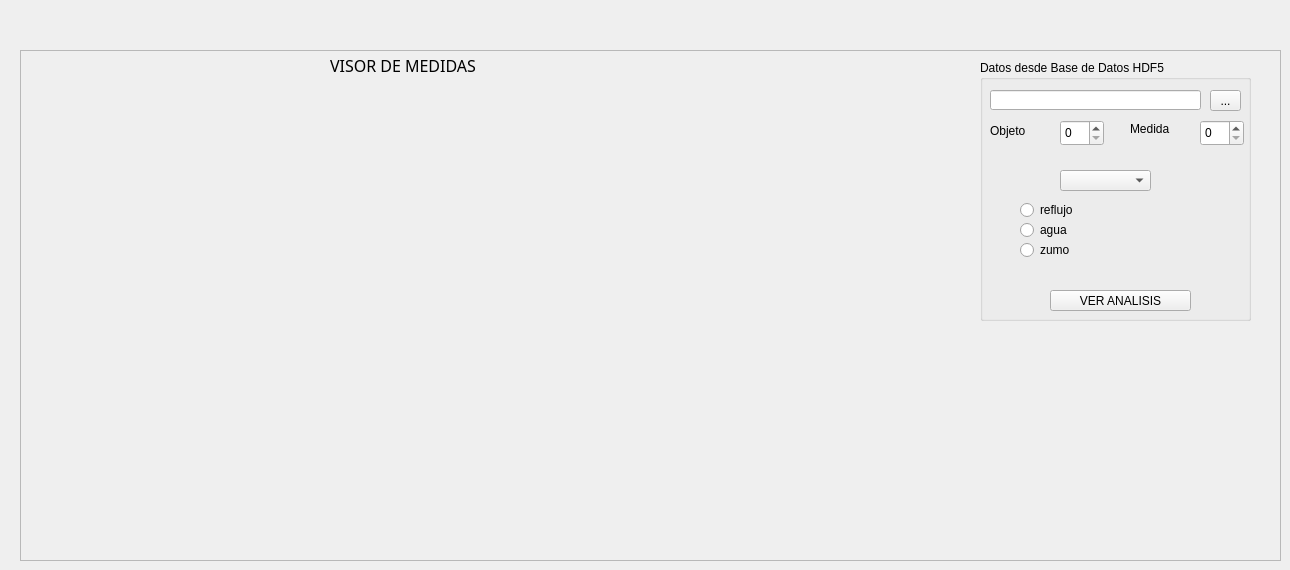
         <widget class="QWidget" name="analisis">
          <attribute name="title">
           <string>ANALISIS</string>
          </attribute>
          <widget class="QFrame" name="frame_14">
           <property name="geometry">
            <rect>
             <x>20</x>
             <y>50</y>
             <width>1261</width>
             <height>511</height>
            </rect>
           </property>
           <property name="frameShape">
            <enum>QFrame::StyledPanel</enum>
           </property>
           <property name="frameShadow">
            <enum>QFrame::Raised</enum>
           </property>
           <widget class="QWidget" name="verticalLayoutWidget_11">
            <property name="geometry">
             <rect>
              <x>10</x>
              <y>20</y>
              <width>921</width>
              <height>481</height>
             </rect>
            </property>
            <layout class="QVBoxLayout" name="mpl_4"/>
           </widget>
           <widget class="QLabel" name="label_161">
            <property name="geometry">
             <rect>
              <x>310</x>
              <y>0</y>
              <width>191</width>
              <height>31</height>
             </rect>
            </property>
            <property name="font">
             <font>
              <family>Courier 10 Pitch</family>
              <pointsize>12</pointsize>
              <weight>50</weight>
              <bold>false</bold>
             </font>
            </property>
            <property name="text">
             <string>VISOR DE MEDIDAS</string>
            </property>
           </widget>
           <widget class="QGroupBox" name="groupBox_60">
            <property name="geometry">
             <rect>
              <x>960</x>
              <y>10</y>
              <width>271</width>
              <height>261</height>
             </rect>
            </property>
            <property name="title">
             <string>Datos desde Base de Datos HDF5</string>
            </property>
            <widget class="QLineEdit" name="load_path_17">
             <property name="geometry">
              <rect>
               <x>10</x>
               <y>30</y>
               <width>211</width>
               <height>20</height>
              </rect>
             </property>
             <property name="readOnly">
              <bool>false</bool>
             </property>
            </widget>
            <widget class="QToolButton" name="toolButton_load_17">
             <property name="geometry">
              <rect>
               <x>230</x>
               <y>30</y>
               <width>31</width>
               <height>21</height>
              </rect>
             </property>
             <property name="text">
              <string>...</string>
             </property>
            </widget>
            <widget class="QSpinBox" name="spinBox_pollo_6">
             <property name="geometry">
              <rect>
               <x>80</x>
               <y>60</y>
               <width>44</width>
               <height>26</height>
              </rect>
             </property>
            </widget>
            <widget class="QLabel" name="label_167">
             <property name="geometry">
              <rect>
               <x>10</x>
               <y>60</y>
               <width>67</width>
               <height>21</height>
              </rect>
             </property>
             <property name="text">
              <string>Objeto</string>
             </property>
            </widget>
            <widget class="QLabel" name="label_168">
             <property name="geometry">
              <rect>
               <x>150</x>
               <y>60</y>
               <width>67</width>
               <height>17</height>
              </rect>
             </property>
             <property name="text">
              <string>Medida</string>
             </property>
            </widget>
            <widget class="QSpinBox" name="spinBox_medida_6">
             <property name="geometry">
              <rect>
               <x>220</x>
               <y>60</y>
               <width>44</width>
               <height>26</height>
              </rect>
             </property>
            </widget>
            <widget class="QPushButton" name="VER_ANALISIS">
             <property name="geometry">
              <rect>
               <x>70</x>
               <y>230</y>
               <width>141</width>
               <height>21</height>
              </rect>
             </property>
             <property name="text">
              <string>VER ANALISIS</string>
             </property>
            </widget>
            <widget class="QComboBox" name="comboBox_trazaA_4">
             <property name="geometry">
              <rect>
               <x>80</x>
               <y>110</y>
               <width>91</width>
               <height>21</height>
              </rect>
             </property>
             <property name="maxVisibleItems">
              <number>6</number>
             </property>
            </widget>
            <widget class="QRadioButton" name="radioButton_tipoanalisis">
             <property name="geometry">
              <rect>
               <x>40</x>
               <y>140</y>
               <width>95</width>
               <height>20</height>
              </rect>
             </property>
             <property name="text">
              <string>reflujo</string>
             </property>
            </widget>
            <widget class="QRadioButton" name="radioButton_tipoanalisis_2">
             <property name="geometry">
              <rect>
               <x>40</x>
               <y>160</y>
               <width>95</width>
               <height>20</height>
              </rect>
             </property>
             <property name="text">
              <string>agua</string>
             </property>
            </widget>
            <widget class="QRadioButton" name="radioButton_tipoanalisis_3">
             <property name="geometry">
              <rect>
               <x>40</x>
               <y>180</y>
               <width>95</width>
               <height>20</height>
              </rect>
             </property>
             <property name="text">
              <string>zumo</string>
             </property>
            </widget>
           </widget>
          </widget>
         </widget>
